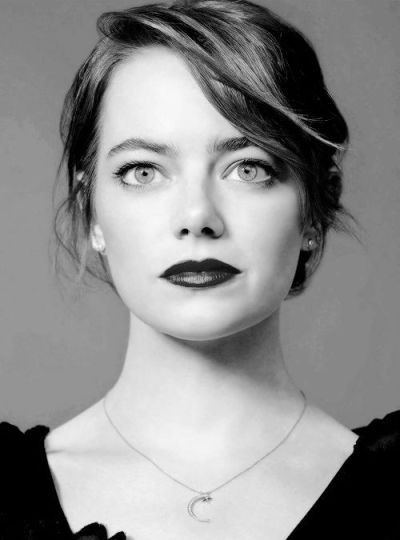
#> input picture emma.jpg, 400 x 540 px
$ jupyter execute CannyEdgeDetection.ipynb
#> lines starting #> are read from the running program, lines starting #| are printed output that depends on the picture
[cell 1]
import cv2
import numpy as np
import pandas as pd
import matplotlib.pyplot as plt
from scipy import signal as sig

[cell 2]
imgBGR = cv2.imread("emma.jpg")
#> imgBGR is the input picture: shape (540, 400, 3); min 0, max 253, mean 141.4

[cell 3]
img = cv2.cvtColor(imgBGR, cv2.COLOR_BGR2RGB)
gray = cv2.cvtColor(img, cv2.COLOR_RGB2GRAY)

[cell 4]
plt.imshow(img)

## cv2 Canny Edge Detection in-built function

[cell 5]
edges = cv2.Canny(img,100,200)
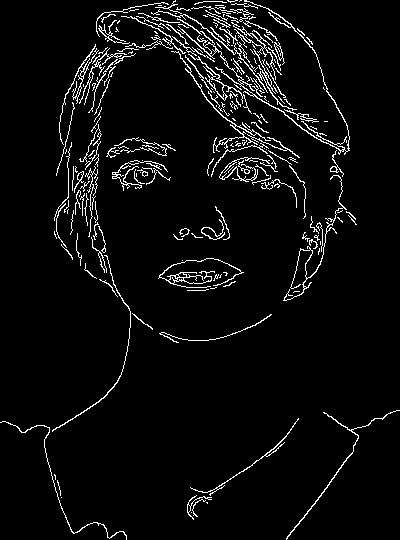
#> edges: shape (540, 400); 4.8% white in thin lines or dots

[cell 6]
plt.imshow(edges)

## Canny Edge Detection Implementation

### Noise Reduction

[cell 7]
m,n=gray.shape
#> m = 540; n = 400

[cell 8]
img_blur=cv2.GaussianBlur(gray, (5,5),0)

### Intensity Gradient of Image - Sobel filtering

[cell 9]
sobel_filter = np.array([[-1,0,1],[-2,0,2],[-1,0,1]])
I_x = sig.convolve2d(img_blur,sobel_filter,mode='same')
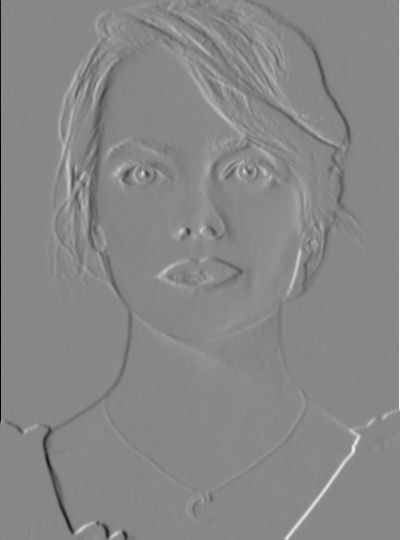
#> I_x: shape (540, 400) int64; min -606, max 532, mean 0.2; drawn with min black and max white
I_y = sig.convolve2d(img_blur,np.flip(sobel_filter.T, axis=0),mode='same')
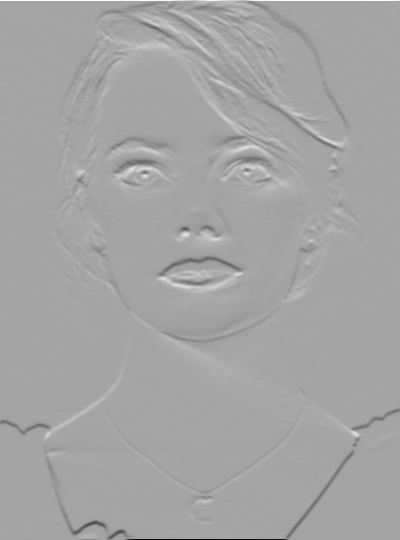
#> I_y: shape (540, 400) int64; min -954, max 523, mean -0.2; drawn with min black and max white

[cell 10]
theta=np.arctan2(I_y,I_x)
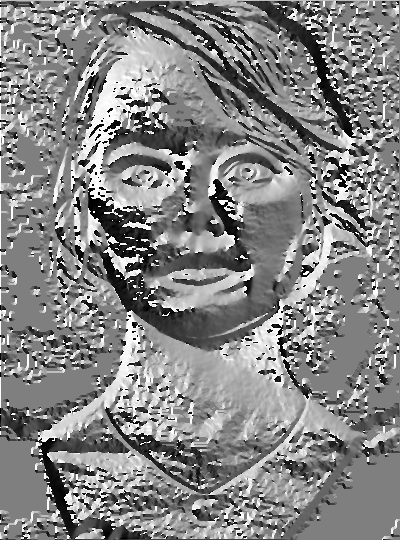
#> theta: shape (540, 400) float64; min -3.14, max 3.14, mean 0.134; drawn with min black and max white

[cell 11]
grad = (I_x**2+I_y**2)**0.5
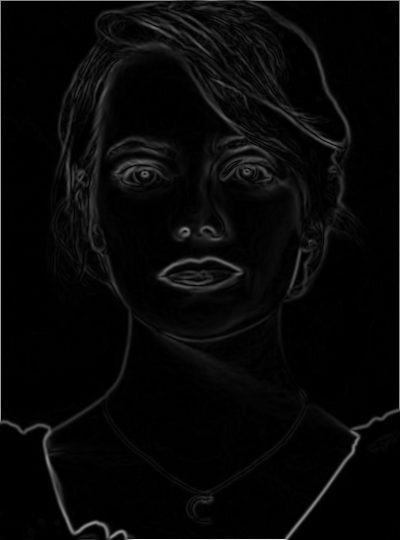
#> grad: shape (540, 400) float64; min 0, max 954, mean 30.4; drawn with min black and max white
grad = grad*255/grad.max()

### Non-max suppression

[cell 12]
img_nms = np.zeros(grad.shape)
theta_r=theta*180/np.pi
# theta_r[theta_r<0]+=180
for i in range(len(theta_r)):
    for j in range(len(theta_r[i])):
        if theta_r[i][j]<0:
            theta_r[i][j]+=180
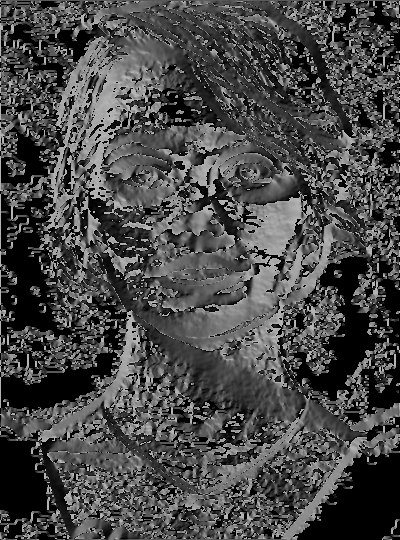
#> theta_r: shape (540, 400) float64; min 0, max 180, mean 72.5

[cell 13]
for i in range(1,m-1):
    for j in range(1,n-1):
        b,a=255,255
        if (0 <= theta_r[i,j] < 22.5) or (157.5 <= theta_r[i,j] <= 180):
            b,a = grad[i, j-1],grad[i, j+1]
        elif (22.5 <= theta_r[i,j] < 67.5):
            b,a = grad[i+1, j-1], grad[i-1, j+1]
        elif (67.5 <= theta_r[i,j] < 112.5):
            b,a = grad[i-1, j],grad[i+1, j]
        elif (112.5 <= theta_r[i,j] < 157.5):
            b,a = grad[i-1, j-1],grad[i+1, j+1]

        if (grad[i,j] >= b) and (grad[i,j] >= a):
            img_nms[i,j] = grad[i,j]
        else:
            img_nms[i,j] = 0
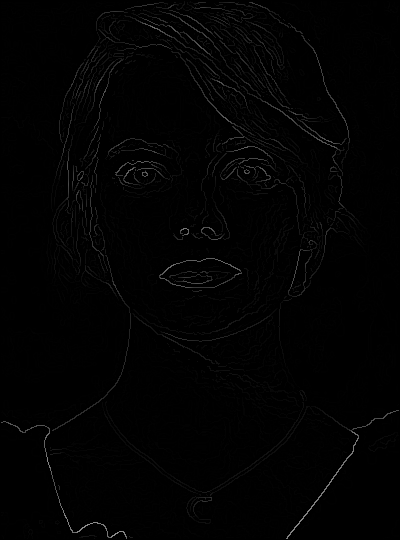
#> img_nms: shape (540, 400) float64; min 0, max 148.3, mean 2.3

### Hysteresis Thresholding

[cell 14]
T_low_r=0.05
T_high_r=0.09

[cell 15]
T_high = T_high_r*img_nms.max()
#> T_high = 13.35
T_low = T_low_r*img_nms.max()
#> T_low = 7.42

[cell 16]
img_thresh = np.zeros(img_nms.shape)
high_val =255
low_val=20
high_i,high_j=np.where(img_nms>=T_high)
#> high_i = 10018 values from 1 to 538; high_j = 10018 values, max 398 at index 8898, min 1 at index 9015, mean 198.6
low_i,low_j=np.where((img_nms<=T_high)&(img_nms>=T_low))
#> low_i = 3519 values from 1 to 538; low_j = 3519 values, max 395 at index 3171, min 28 at index 3516, mean 211.6
img_thresh[high_i,high_j]=high_val
img_thresh[low_i,low_j]=low_val

### Edge Linking

[cell 17]
for i in range(1,m-1):
    for j in range(1,n-1):
        if (img_thresh[i,j]==low_val):
            if ((img_thresh[i+1, j-1] == high_val) or (img_thresh[i+1, j] == high_val) or (img_thresh[i+1, j+1] == high_val)
                or (img_thresh[i, j-1] == high_val) or (img_thresh[i, j+1] == high_val)
                or (img_thresh[i-1, j-1] == high_val) or (img_thresh[i-1, j] == high_val) or (img_thresh[i-1, j+1] == high_val)):
                img_thresh[i, j] = high_val
            else:
                img_thresh[i, j] = 0
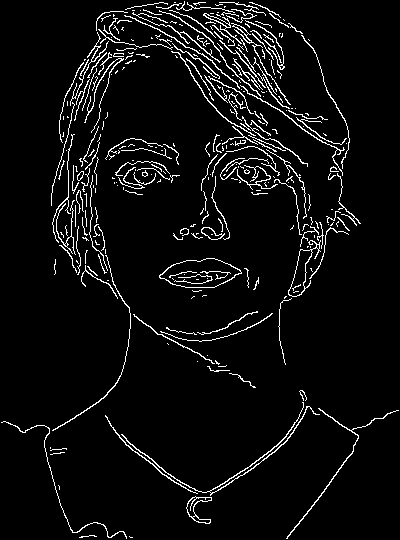
#> img_thresh: shape (540, 400) float64; 5.3% white in thin lines or dots
